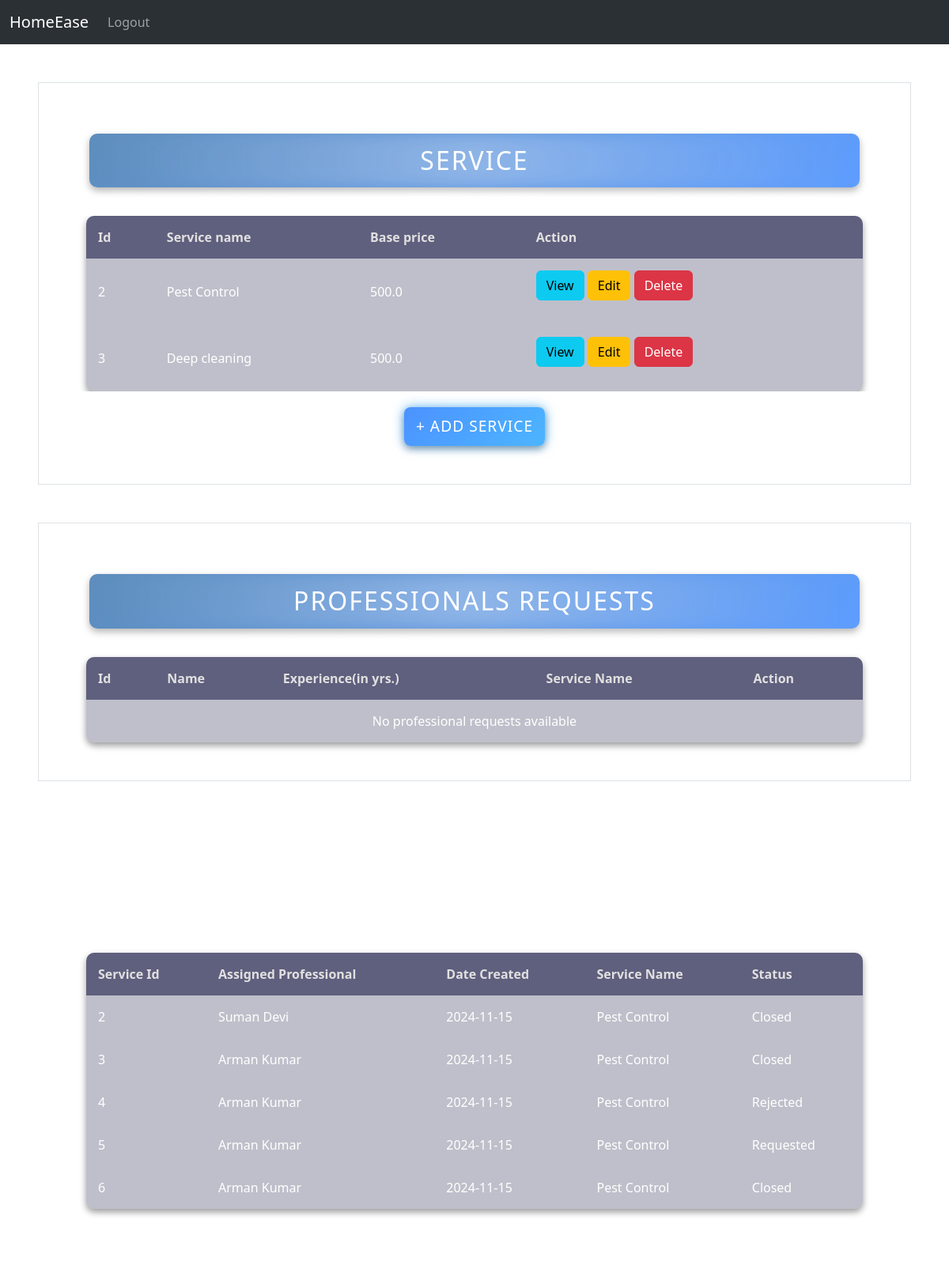
Page /admin_dashboard on the committed database.
### models.py (models this page shows)
class Service(db.Model):
    id = db.Column(db.Integer, primary_key=True)
    service_name = db.Column(db.String(50), nullable=False)
    base_price = db.Column(db.Float, nullable=False)
    time = db.Column(db.Integer, nullable=False)
    service_description = db.Column(db.String(250), nullable=False)
    image_url = db.Column(db.String(50), nullable=False)
    status = db.Column(db.String(50),nullable=False)
    professionals = db.relationship('Professional', back_populates='service')
    service_requests = db.relationship('Request', back_populates='service')

class Request(db.Model):
    req_id = db.Column(db.Integer, primary_key=True)
    date_of_req = db.Column(db.Date, default=date.today, nullable=False)
    date_of_completion = db.Column(db.Date, nullable=True)
    service_status = db.Column(db.String(50), nullable=False)
    service_rating = db.Column(db.Float, nullable=True)
    remarks = db.Column(db.String(255), nullable=True)
    start_date = db.Column(db.Date, nullable=False)
    service_id = db.Column(db.Integer, db.ForeignKey('service.id'), nullable=False)
    customer_id = db.Column(db.Integer, db.ForeignKey('customer.id'), nullable=False)
    professional_id = db.Column(db.Integer, db.ForeignKey('professional.id'), nullable=False)
    professional = db.relationship('Professional', back_populates='requests')
    service = db.relationship('Service', back_populates='service_requests')
    customer = db.relationship('Customer', back_populates='requests')

class Professional(db.Model):
    id = db.Column(db.Integer, primary_key=True)
    username = db.Column(db.String(50), nullable=False, unique=True)
    passhash = db.Column(db.String(50), nullable=False)
    name = db.Column(db.String(50), nullable=False)
    experience = db.Column(db.Integer, nullable=False)
    resume_path = db.Column(db.String(255), nullable=False)
    address = db.Column(db.String(50), nullable=False)
    pincode = db.Column(db.Integer, nullable=False)
    date_created = db.Column(db.Date, default=date.today, nullable=False)
    is_admin = db.Column(db.Boolean, nullable=False, default=False)
    description = db.Column(db.String(255), nullable=False)
    status = db.Column(db.String(255), nullable=False)
    phone_no = db.Column(db.Integer, nullable=True)
    rating = db.Column(db.Float, nullable=True)
    price = db.Column(db.Float, nullable=False)
    service_id = db.Column(db.Integer, db.ForeignKey('service.id'), nullable=False)
    service = db.relationship('Service', back_populates='professionals')
    requests = db.relationship('Request', back_populates='professional')

### routes.py (the view)
@app.route('/admin_dashboard')
def admin_dashboard():
    services = Service.query.all()
    professionals = Professional.query.all()
    requests = Request.query.all()
    pending_professionals = Professional.query.filter_by(status='Not Approved').all()
    return render_template('admin_dashboard.html',requests=requests,services=services,pending_professionals=pending_professionals)

### templates/admin_dashboard.html (shortened to what this page needs)
{% extends 'base.html' %}
{% block content%}
<div class="border m-5 p-5">
  <div class="p-3 ">
    <h1>Service</h1>
  </div>
  <div class="container table-container">
    <table>
      <thead>
        <tr>
          <th scope="col">Id</th>
          <th scope="col">Service name</th>
          <th scope="col">Base price</th>
          <th scope="col">Action</th>
        </tr>
      </thead>
      <tbody>
        {% if services|selectattr('status', 'equalto', 'Active')|list %}
        {% for service in services %}
        {% if service.status == 'Active' %}
        <tr>
          <td>{{ service.id }}</td>
          <td>{{ service.service_name }}</td>
          <td>{{ service.base_price }}</td>
          <td>
            <p>
              <button class="btn btn-info" data-bs-toggle="modal" data-bs-target="#viewModal{{ service.id }}">
                View
              </button>
              <button class="btn btn-warning" data-bs-toggle="modal" data-bs-target="#editModal{{ service.id }}">
                Edit
              </button>
              <button class="btn btn-danger" data-bs-toggle="modal" data-bs-target="#deleteModal{{ service.id }}">
                Delete
              </button>
            </p>
          </td>
        </tr>
        {% endif %}
        {% endfor %}
        {% else %}
        <tr>
          <td colspan="4" class="text-center">No active services available.</td>
        </tr>
        {% endif %}
      </tbody>
    </table>
  </div>
  <div class="text-center">
    <button type="button" class="btn-add" data-bs-toggle="modal" data-bs-target="#addServiceModal">
      + Add Service
    </button>
  </div>
</div>
<div class="border m-5 p-5">
  <div class=" p-3 ">
    <h1>Professionals Requests</h1>
  </div>
  <div class="container">
    <table>
      <thead>
        <tr>
          <th scope="col">Id</th>
          <th scope="col">Name</th>
          <th scope="col">Experience(in yrs.)</th>
          <th scope="col">Service Name</th>
          <th scope="col">Action</th>
        </tr>
      </thead>
      <tbody>
        {%if pending_professionals%}
        {% for professional in pending_professionals %}
        <tr>
          <td>{{ professional.id }}</td>
          <td>{{ professional.name }}</td>
          <td>{{ professional.experience }}</td>
          <td>{{ professional.service.service_name}}</td>
          <td>
            <button class="btn btn-info" data-bs-toggle="modal" data-bs-target="#viewInfo{{ professional.id }}">
              View
            </button>
            <button class="btn btn-warning" data-bs-toggle="modal" data-bs-target="#approveModal{{ professional.id }}">
              Approve
            </button>
            <button class="btn btn-danger" data-bs-toggle="modal" data-bs-target="#rejectModal{{ professional.id }}">
              Reject
            </button>
          </td>
        </tr>
        <div class="modal fade" id="viewInfo{{ professional.id }}" tabindex="-1"
          aria-labelledby="viewModalLabel{{professional.id }}" aria-hidden="true">
          <div class="modal-dialog">
            <div class="modal-content">
              <div class="modal-header">
                <h5 class="modal-title" id="viewModalLabel{{ professional.id }}">
                 Professional Details
                </h5>
                <button type="button" class="btn-close" data-bs-dismiss="modal" aria-label="Close"></button>
              </div>
              <div class="modal-body">
                <p><strong>Id:</strong> {{ professional.id }}</p>
                <p><strong>Name:</strong> {{ professional.name }}</p>
                <p><strong>Username:</strong> {{ professional.username }}</p>
                <p>
                  <strong>Description:</strong> {{ professional.description }}
                </p>
                <p><strong>Address</strong> {{ professional.address }}</p>
                <p><strong>Pincode</strong> {{ professional.pincode}}</p>
                <p>
                  <a href="{{ url_for('static', filename='uploads/' + professional.resume_path) }}" target="_blank"
                    class="btn btn-primary">View Resume</a>
                </p>
              </div>
            </div>
          </div>
        </div>
        <div class="modal fade" id="approveModal{{ professional.id }}" tabindex="-1"
          aria-labelledby="approveModalLabel{{ professional.id }}" aria-hidden="true">
          <div class="modal-dialog">
            <div class="modal-content">
              <div class="modal-header">
                <h5 class="modal-title" id="approveModalLabel{{ professional.id }}">
                  Confirm Approval
                </h5>
                <button type="button" class="btn-close" data-bs-dismiss="modal" aria-label="Close"></button>
              </div>
              <div class="modal-body">
                Are you sure you want to approve {{ professional.name }}?
              </div>
              <div class="modal-footer">
                <button type="button" class="btn btn-secondary" data-bs-dismiss="modal">
                  Cancel
                </button>
                <form action="{{ url_for('approve_professional', professional_id=professional.id) }}" method="POST">
                  <button type="submit" class="btn btn-primary">Approve</button>
                </form>
              </div>
            </div>
          </div>
        </div>
  </div>
  <div class="modal fade" id="rejectModal{{ professional.id }}" tabindex="-1"
    aria-labelledby="rejectModalLabel{{ professional.id }}" aria-hidden="true">
    <div class="modal-dialog">
      <div class="modal-content">
        <div class="modal-header">
          <h5 class="modal-title" id="rejectModalLabel{{ professional.id }}">
            Confirm Rejection
          </h5>
          <button type="button" class="btn-close" data-bs-dismiss="modal" aria-label="Close"></button>
        </div>
        <div class="modal-body">
          Are you sure you want to reject {{ professional.name }}?
        </div>
        <div class="modal-footer">
          <button type="button" class="btn btn-secondary" data-bs-dismiss="modal">
            Cancel
          </button>
          <form action="{{ url_for('reject_professional', professional_id=professional.id) }}" method="POST">
            <button type="submit" class="btn btn-danger">Reject</button>
          </form>
        </div>
      </div>
    </div>
  </div>
  {% endfor %}
  {% else %}
  <tr>
    <td colspan="5" class="text-center">No professional requests available</td>
  </tr>
  {% endif %}
  </tbody>
  </table>
</div>
</div>
<div class="border m-5 p-5">
  <div class="p-3 ">
    <h1>Service Requests</h1>
  </div>
  <div class="container">
    <table>
      <thead>
        <tr>
          <th scope="col">Service Id</th>
          <th scope="col">Assigned Professional</th>
          <th scope="col">Date Created</th>
          <th scope="col">Service Name</th>
          <th scope="col">Status</th>
        </tr>
      <tbody>
        {% for request in requests %}
        {% if request.professional.status== 'Approved' %}
          <tr>
            <td>{{ request.req_id }}</td>
            <td>{{ request.professional.name }}</td>
            <td>{{ request.date_of_req }}</td>
            <td>{{ request.service.service_name }}</td>
            <td>{{ request.service_status }}</td>
          </tr>
        {% endif %}
      {% endfor %}
      </tbody>
      </thead>
    </table>
  </div>
  {% endblock %}

### static/css/style.css (style rules this page uses)
body { background-image: url('../images/bg-img.png'); background-attachment: fixed; background-repeat: no-repeat; background-size: cover; }
h1 { background: linear-gradient(135deg, rgba(0, 75, 150, 0.7), rgba(0, 100, 255, 0.7)); color: white; padding: 15px 20px; text-align: center; font-size: 2em; border-radius: 10px; box-shadow: 0px 4px 10px rgba(0, 0, 0, 0.3); text-transform: uppercase; letter-spacing: 2px; margin-bottom: 20px; position: relative; z-index: 2; }
h1::before { content: ''; position: absolute; top: 0; left: 0; right: 0; bottom: 0; border-radius: 10px; background: rgba(255, 255, 255, 0.1); z-index: -1; }
h1::after { content: ''; position: absolute; top: 50%; left: 50%; transform: translate(-50%, -50%); width: 120%; height: 100%; background: radial-gradient(circle, rgba(255, 255, 255, 0.3) 0%, transparent 80%); filter: blur(10px); z-index: -2; }
.table-container { overflow-x: auto; }
table { background: rgba(0, 0, 50, 0.25); backdrop-filter: blur(10px); -webkit-backdrop-filter: blur(10px); color: white; width: 100%; border-radius: 10px; box-shadow: 0 4px 8px rgba(0, 0, 0, 0.4); border-collapse: collapse; overflow: hidden; }
thead { background-color: rgba(0, 0, 50, 0.5); color: #e0e0e0; }
td, th { padding: 15px; }
.btn-add { background: linear-gradient(135deg, rgba(0, 100, 255, 0.7), rgba(0, 150, 255, 0.7)); color: white; border: none; padding: 10px 15px; font-size: 1.2em; border-radius: 8px; cursor: pointer; box-shadow: 0 4px 10px rgba(0, 0, 0, 0.3), 0 0 15px rgba(0, 150, 255, 0.6); transition: all 0.3s ease; text-transform: uppercase; letter-spacing: 1px; position: relative; z-index: 2; margin-top: 20px; }

### rows in the picture
Service: id "2", service_name "Pest Control", base_price "500.0"
Service: id "3", service_name "Deep cleaning", base_price "500.0"
Request: req_id "2", professional.name "Suman Devi", date_of_req "2024-11-15", service.service_name "Pest Control", service_status "Closed"
Request: req_id "3", professional.name "Arman Kumar", date_of_req "2024-11-15", service.service_name "Pest Control", service_status "Closed"
Request: req_id "4", professional.name "Arman Kumar", date_of_req "2024-11-15", service.service_name "Pest Control", service_status "Rejected"
Request: req_id "5", professional.name "Arman Kumar", date_of_req "2024-11-15", service.service_name "Pest Control", service_status "Requested"
Request: req_id "6", professional.name "Arman Kumar", date_of_req "2024-11-15", service.service_name "Pest Control", service_status "Closed"
